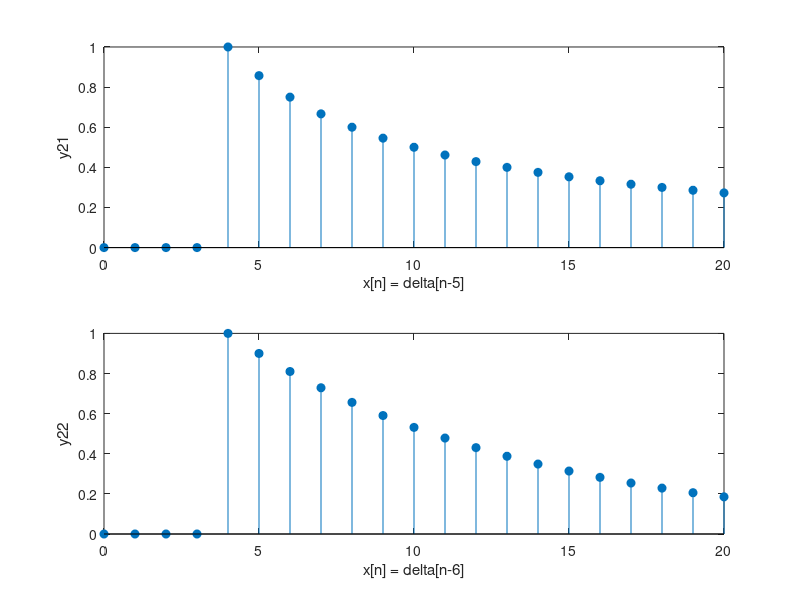

Write MATLAB code to recreate this figure.
%x[n] = delta[n-5]
x2 = [zeros(1,4), 1, zeros(1,16)]; 
yi = 0;

y21 = zeros(1, 21);
y11(1) = 1/2*yi+x2(1);
for i = 2:21
    y21(i) = i/(i+1)*y21(i-1)+x2(i);
end

y22=filter(1,[1,-0.9],x2); 

n = 0:1:20;
subplot(2,1,1)
stem(n, y21, 'fill');
xlabel('x[n] = delta[n-5]');
ylabel('y21');
subplot(2,1,2)
stem(n, y22, 'fill');
xlabel('x[n] = delta[n-6]');
ylabel('y22');